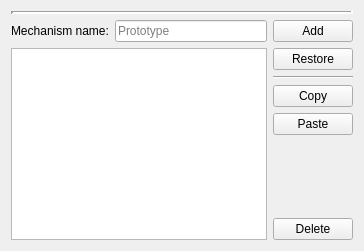
               <widget class="QWidget" name="MechanismsTabWidget" native="true">
                <layout class="QVBoxLayout" name="verticalLayout_21">
                 <item>
                  <widget class="Line" name="MechanismPanelSplitterLine">
                   <property name="lineWidth">
                    <number>3</number>
                   </property>
                   <property name="orientation">
                    <enum>Qt::Horizontal</enum>
                   </property>
                  </widget>
                 </item>
                 <item>
                  <layout class="QHBoxLayout" name="horizontalLayout_9">
                   <item>
                    <layout class="QVBoxLayout" name="verticalLayout_4">
                     <item>
                      <layout class="QHBoxLayout" name="horizontalLayout_11">
                       <item>
                        <widget class="QLabel" name="mechanism_storage_name_tag_text">
                         <property name="text">
                          <string>Mechanism name:</string>
                         </property>
                        </widget>
                       </item>
                       <item>
                        <widget class="QLineEdit" name="mechanism_storage_name_tag">
                         <property name="placeholderText">
                          <string>Prototype</string>
                         </property>
                        </widget>
                       </item>
                      </layout>
                     </item>
                     <item>
                      <widget class="QListWidget" name="mechanism_storage">
                       <property name="statusTip">
                        <string>All expressions of this workbook. They will be saving with database.</string>
                       </property>
                      </widget>
                     </item>
                    </layout>
                   </item>
                   <item>
                    <layout class="QVBoxLayout" name="verticalLayout_20">
                     <item>
                      <widget class="QPushButton" name="mechanism_storage_add">
                       <property name="statusTip">
                        <string>Capture the current expression then save to the list.</string>
                       </property>
                       <property name="text">
                        <string>Add</string>
                       </property>
                       <property name="icon">
                        <iconset resource="../../icons.qrc">
                         <normaloff>:/icons/data.png</normaloff>:/icons/data.png</iconset>
                       </property>
                      </widget>
                     </item>
                     <item>
                      <widget class="QPushButton" name="mechanism_storage_restore">
                       <property name="statusTip">
                        <string>Restore the selected expression.</string>
                       </property>
                       <property name="text">
                        <string>Restore</string>
                       </property>
                       <property name="icon">
                        <iconset resource="../../icons.qrc">
                         <normaloff>:/icons/data_update.png</normaloff>:/icons/data_update.png</iconset>
                       </property>
                      </widget>
                     </item>
                     <item>
                      <widget class="Line" name="line_4">
                       <property name="orientation">
                        <enum>Qt::Horizontal</enum>
                       </property>
                      </widget>
                     </item>
                     <item>
                      <widget class="QPushButton" name="mechanism_storage_copy">
                       <property name="statusTip">
                        <string>Copy the specified mechanism expression as string format.</string>
                       </property>
                       <property name="text">
                        <string>Copy</string>
                       </property>
                       <property name="icon">
                        <iconset resource="../../icons.qrc">
                         <normaloff>:/icons/copy.png</normaloff>:/icons/copy.png</iconset>
                       </property>
                      </widget>
                     </item>
                     <item>
                      <widget class="QPushButton" name="mechanism_storage_paste">
                       <property name="statusTip">
                        <string>Append a new expression to list by string format.</string>
                       </property>
                       <property name="text">
                        <string>Paste</string>
                       </property>
                       <property name="icon">
                        <iconset resource="../../icons.qrc">
                         <normaloff>:/icons/paste.png</normaloff>:/icons/paste.png</iconset>
                       </property>
                      </widget>
                     </item>
                     <item>
                      <spacer name="verticalSpacer">
                       <property name="orientation">
                        <enum>Qt::Vertical</enum>
                       </property>
                       <property name="sizeHint" stdset="0">
                        <size>
                         <width>20</width>
                         <height>40</height>
                        </size>
                       </property>
                      </spacer>
                     </item>
                     <item>
                      <widget class="QPushButton" name="mechanism_storage_delete">
                       <property name="statusTip">
                        <string>Delete the specified mechanism.</string>
                       </property>
                       <property name="text">
                        <string>Delete</string>
                       </property>
                       <property name="icon">
                        <iconset resource="../../icons.qrc">
                         <normaloff>:/icons/delete.png</normaloff>:/icons/delete.png</iconset>
                       </property>
                      </widget>
                     </item>
                    </layout>
                   </item>
                  </layout>
                 </item>
                </layout>
               </widget>
